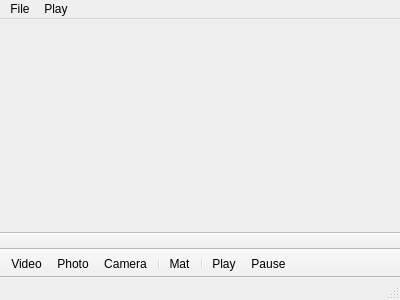
<?xml version="1.0" encoding="UTF-8"?>
<ui version="4.0">
 <class>Gui</class>
 <widget class="QMainWindow" name="Gui">
  <property name="geometry">
   <rect>
    <x>0</x>
    <y>0</y>
    <width>400</width>
    <height>300</height>
   </rect>
  </property>
  <property name="windowTitle">
   <string>Poisson Matting</string>
  </property>
  <widget class="QWidget" name="centralWidget">
   <layout class="QGridLayout" name="gridLayout">
    <property name="margin">
     <number>0</number>
    </property>
   </layout>
  </widget>
  <widget class="QMenuBar" name="menuBar">
   <property name="geometry">
    <rect>
     <x>0</x>
     <y>0</y>
     <width>400</width>
     <height>22</height>
    </rect>
   </property>
   <widget class="QMenu" name="menuFile">
    <property name="title">
     <string>File</string>
    </property>
    <addaction name="actionVideo"/>
    <addaction name="actionPhoto"/>
    <addaction name="actionCamera"/>
    <addaction name="separator"/>
    <addaction name="actionExit"/>
   </widget>
   <widget class="QMenu" name="menuPlay">
    <property name="title">
     <string>Play</string>
    </property>
    <addaction name="actionPlay"/>
    <addaction name="actionPause"/>
   </widget>
   <addaction name="menuFile"/>
   <addaction name="menuPlay"/>
  </widget>
  <widget class="QToolBar" name="playerToolBar">
   <property name="movable">
    <bool>false</bool>
   </property>
   <property name="iconSize">
    <size>
     <width>36</width>
     <height>24</height>
    </size>
   </property>
   <property name="toolButtonStyle">
    <enum>Qt::ToolButtonTextUnderIcon</enum>
   </property>
   <attribute name="toolBarArea">
    <enum>BottomToolBarArea</enum>
   </attribute>
   <attribute name="toolBarBreak">
    <bool>false</bool>
   </attribute>
   <addaction name="actionVideo"/>
   <addaction name="actionPhoto"/>
   <addaction name="actionCamera"/>
   <addaction name="separator"/>
   <addaction name="actionMat"/>
   <addaction name="separator"/>
   <addaction name="actionPlay"/>
   <addaction name="actionPause"/>
  </widget>
  <widget class="QToolBar" name="timelineToolBar">
   <property name="movable">
    <bool>false</bool>
   </property>
   <attribute name="toolBarArea">
    <enum>BottomToolBarArea</enum>
   </attribute>
   <attribute name="toolBarBreak">
    <bool>true</bool>
   </attribute>
  </widget>
  <widget class="QStatusBar" name="statusBar"/>
  <action name="actionExit">
   <property name="text">
    <string>Exit</string>
   </property>
  </action>
  <action name="actionPlay">
   <property name="icon">
    <iconset resource="resource.qrc">
     <normaloff>:/icons/icons/38-airplane.png</normaloff>:/icons/icons/38-airplane.png</iconset>
   </property>
   <property name="text">
    <string>Play</string>
   </property>
  </action>
  <action name="actionPause">
   <property name="icon">
    <iconset resource="resource.qrc">
     <normaloff>:/icons/icons/48-fork-and-knife.png</normaloff>:/icons/icons/48-fork-and-knife.png</iconset>
   </property>
   <property name="text">
    <string>Pause</string>
   </property>
  </action>
  <action name="actionVideo">
   <property name="icon">
    <iconset resource="resource.qrc">
     <normaloff>:/icons/icons/70-tv.png</normaloff>:/icons/icons/70-tv.png</iconset>
   </property>
   <property name="text">
    <string>Video</string>
   </property>
  </action>
  <action name="actionPhoto">
   <property name="icon">
    <iconset resource="resource.qrc">
     <normaloff>:/icons/icons/42-photos.png</normaloff>:/icons/icons/42-photos.png</iconset>
   </property>
   <property name="text">
    <string>Photo</string>
   </property>
  </action>
  <action name="actionMat">
   <property name="icon">
    <iconset resource="resource.qrc">
     <normaloff>:/icons/icons/183-genie-lamp.png</normaloff>:/icons/icons/183-genie-lamp.png</iconset>
   </property>
   <property name="text">
    <string>Mat</string>
   </property>
  </action>
  <action name="actionCamera">
   <property name="icon">
    <iconset resource="resource.qrc">
     <normaloff>:/icons/icons/86-camera.png</normaloff>:/icons/icons/86-camera.png</iconset>
   </property>
   <property name="text">
    <string>Camera</string>
   </property>
  </action>
 </widget>
 <layoutdefault spacing="6" margin="11"/>
 <resources>
  <include location="resource.qrc"/>
 </resources>
 <connections/>
</ui>
